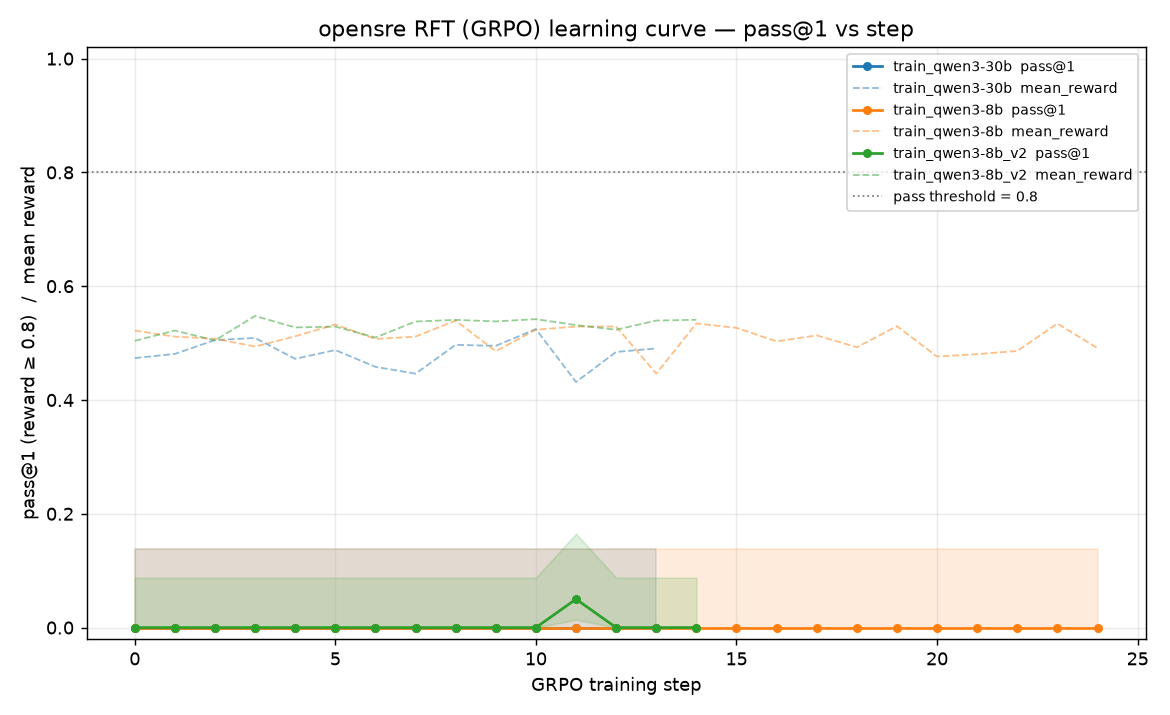

Reproduce this figure in Python.
#!/usr/bin/env python3
"""B10 — RFT learning curve: pass@1 vs training step.

Grounded in opensre-traj/train_rft.py / train_rft_v2.py, which append one JSONL
line per GRPO step. Each line carries a per-rollout ``rewards`` array (continuous
weighted grader score in [0,1] from hud_env_static / hud_env_v2). There is no
binary pass/fail in the log, so pass@1 is DERIVED from the reward array with the
repo-canonical success threshold.

pass@1 definition (matches rex/eval_pass_at_k.py + experiments/compute_pass_at_k.py):
  THRESHOLD = 0.8  (incident 'resolved': SLO restored + root cleared + no trap)
  A rollout PASSES iff reward >= THRESHOLD.
  pass@1(step) = (# rollouts with reward >= THRESHOLD) / (# rollouts at that step)
                = mean over the step's `rewards` of [reward >= THRESHOLD]
  This is the standard single-sample pass rate; each GRPO rollout is one i.i.d.
  attempt, so the empirical mean of the per-rollout indicator IS the pass@1 estimate.

Log format contract (one JSON object per line):
  {"step": int, "mean_reward": float, "rewards": [float, ...], "n": int,
   "reward_std"?: float, "loss"?: float|null}
Only `step` and `rewards` are required by this script. Lines missing either are
skipped with a warning. mean_reward (if present) is plotted as a secondary line
for context.

Usage:
  python3 learning_curve.py --log <path.jsonl> [--log <path2.jsonl> ...] \
      [--threshold 0.8] [--out curve.png] [--csv curve.csv] [--title "..."]
  # default: auto-discover opensre-traj/runs/*.jsonl
"""
from __future__ import annotations

import argparse
import csv
import glob
import json
import math
import os
import sys

THRESHOLD = 0.8           # repo-canonical (rex/eval_pass_at_k.py:43)
_REPO_ROOT = os.path.abspath(os.path.join(os.path.dirname(__file__), "..", "..", "..", ".."))
_DEFAULT_RUNS = os.path.join(_REPO_ROOT, "opensre-traj", "runs")


def wilson_ci(p: float, n: int, z: float = 1.96):
    """Wilson score 95% CI for a binomial proportion (mirrors compute_pass_at_k.wilson_ci)."""
    if n == 0:
        return (0.0, 0.0)
    denom = 1 + z * z / n
    center = (p + z * z / (2 * n)) / denom
    spread = z * math.sqrt((p * (1 - p) + z * z / (4 * n)) / n) / denom
    return (max(0.0, center - spread), min(1.0, center + spread))


def parse_log(path: str, threshold: float = THRESHOLD):
    """Parse one RFT JSONL log -> sorted list of per-step dicts.

    Returns: [{"step","n","passes","pass1","ci_lo","ci_hi","mean_reward"}, ...]
    Robust to: blank lines, malformed JSON, missing keys.
    """
    rows = []
    with open(path) as fh:
        for ln, raw in enumerate(fh, 1):
            raw = raw.strip()
            if not raw:
                continue
            try:
                rec = json.loads(raw)
            except json.JSONDecodeError as e:
                print(f"  [warn] {os.path.basename(path)}:{ln} bad JSON ({e}); skipped",
                      file=sys.stderr)
                continue
            if "step" not in rec or "rewards" not in rec:
                print(f"  [warn] {os.path.basename(path)}:{ln} missing step/rewards; skipped",
                      file=sys.stderr)
                continue
            rewards = [float(x) for x in rec["rewards"]]
            n = len(rewards)
            if n == 0:
                print(f"  [warn] {os.path.basename(path)}:{ln} empty rewards; skipped",
                      file=sys.stderr)
                continue
            passes = sum(1 for r in rewards if r >= threshold)
            p1 = passes / n
            lo, hi = wilson_ci(p1, n)
            rows.append({
                "step": int(rec["step"]), "n": n, "passes": passes,
                "pass1": p1, "ci_lo": lo, "ci_hi": hi,
                "mean_reward": rec.get("mean_reward",
                                       sum(rewards) / n if n else 0.0),
            })
    rows.sort(key=lambda r: r["step"])
    return rows


def write_csv(series: dict, path: str):
    with open(path, "w", newline="") as fh:
        w = csv.writer(fh)
        w.writerow(["run", "step", "n", "passes", "pass1", "ci_lo", "ci_hi", "mean_reward"])
        for label, rows in series.items():
            for r in rows:
                w.writerow([label, r["step"], r["n"], r["passes"],
                            f"{r['pass1']:.4f}", f"{r['ci_lo']:.4f}",
                            f"{r['ci_hi']:.4f}", f"{r['mean_reward']:.4f}"])


def plot(series: dict, out: str, threshold: float, title: str):
    import matplotlib
    matplotlib.use("Agg")
    import matplotlib.pyplot as plt

    fig, ax = plt.subplots(figsize=(9, 5.5))
    colors = plt.rcParams["axes.prop_cycle"].by_key()["color"]
    for i, (label, rows) in enumerate(series.items()):
        if not rows:
            continue
        c = colors[i % len(colors)]
        steps = [r["step"] for r in rows]
        p1 = [r["pass1"] for r in rows]
        lo = [r["ci_lo"] for r in rows]
        hi = [r["ci_hi"] for r in rows]
        ax.plot(steps, p1, marker="o", ms=4, color=c, label=f"{label}  pass@1")
        ax.fill_between(steps, lo, hi, color=c, alpha=0.15)
        # mean reward as a faint dashed reference line
        ax.plot(steps, [r["mean_reward"] for r in rows], ls="--", lw=1,
                color=c, alpha=0.5, label=f"{label}  mean_reward")

    ax.axhline(threshold, color="grey", ls=":", lw=1,
               label=f"pass threshold = {threshold}")
    ax.set_xlabel("GRPO training step")
    ax.set_ylabel(f"pass@1 (reward ≥ {threshold})  /  mean reward")
    ax.set_ylim(-0.02, 1.02)
    ax.set_title(title)
    ax.grid(alpha=0.25)
    ax.legend(fontsize=8, loc="best", ncol=1)
    fig.tight_layout()
    fig.savefig(out, dpi=130)
    print(f"wrote {out}")


def label_for(path: str) -> str:
    return os.path.splitext(os.path.basename(path))[0]


def main() -> int:
    ap = argparse.ArgumentParser(description=__doc__,
                                 formatter_class=argparse.RawDescriptionHelpFormatter)
    ap.add_argument("--log", action="append", default=[],
                    help="RFT JSONL log path (repeatable). Default: auto-discover runs/*.jsonl")
    ap.add_argument("--threshold", type=float, default=THRESHOLD)
    ap.add_argument("--out", default=os.path.join(os.path.dirname(__file__), "learning_curve.png"))
    ap.add_argument("--csv", default=os.path.join(os.path.dirname(__file__), "learning_curve.csv"))
    ap.add_argument("--title", default="opensre RFT (GRPO) learning curve — pass@1 vs step")
    args = ap.parse_args()

    logs = args.log
    if not logs:
        logs = sorted(glob.glob(os.path.join(_DEFAULT_RUNS, "*.jsonl")))
        if not logs:
            print(f"BLOCKER: no --log given and no JSONL logs under {_DEFAULT_RUNS}",
                  file=sys.stderr)
            return 2
        print(f"auto-discovered {len(logs)} log(s) under {_DEFAULT_RUNS}")

    series = {}
    for p in logs:
        if not os.path.exists(p):
            print(f"  [warn] missing log: {p}", file=sys.stderr)
            continue
        rows = parse_log(p, args.threshold)
        if rows:
            series[label_for(p)] = rows
            print(f"  {label_for(p)}: {len(rows)} steps, "
                  f"pass@1 {rows[0]['pass1']:.3f} -> {rows[-1]['pass1']:.3f} "
                  f"(n={rows[0]['n']}/step, threshold={args.threshold})")

    if not series:
        print("BLOCKER: no parseable steps in any log", file=sys.stderr)
        return 2

    write_csv(series, args.csv)
    print(f"wrote {args.csv}")
    plot(series, args.out, args.threshold, args.title)
    return 0


if __name__ == "__main__":
    raise SystemExit(main())
